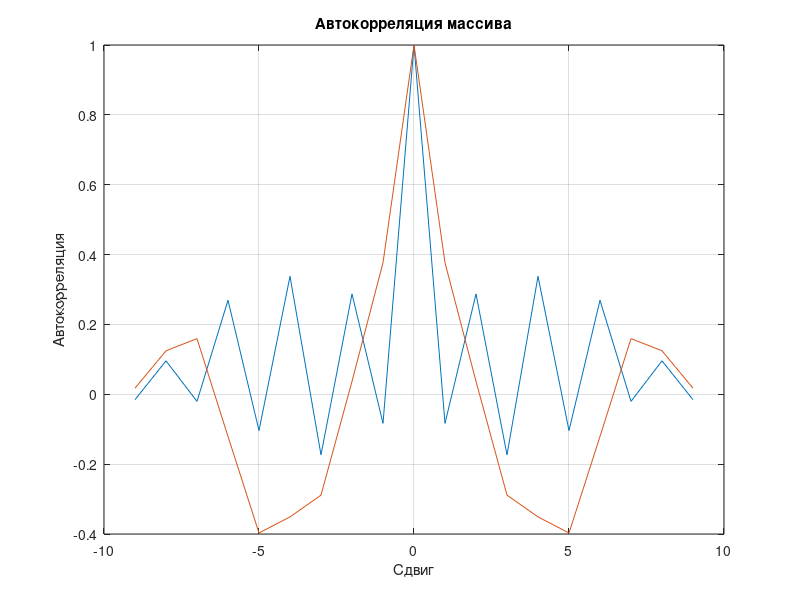

Reproduce this figure in MATLAB.
a = randn(1, 10);
b = randn(1, 10);

[autocorr1, lags1] = xcorr(a, 'normalized');
[autocorr2, lags2] = xcorr(b, 'normalized');

figure;

plot(lags1, autocorr1);
xlabel('Сдвиг');
ylabel('Автокорреляция');
grid on;
hold on;

plot(lags2, autocorr2);
title('Автокорреляция массива');
xlabel('Сдвиг');
ylabel('Автокорреляция');
grid on;